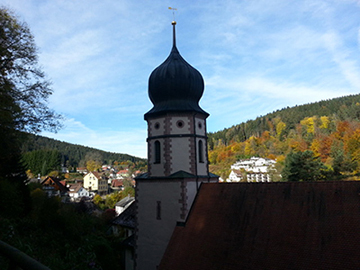
//> input picture sample-source/OPENCVBook/chapter06/image/equalize_test.jpg, 360 x 270 px
$ ./histogram_equalize   (built with g++ and OpenCV 4)
//> lines starting //> are read from the running program, lines starting //| are printed output that depends on the picture; after the words box and inside, x2 and y2 are one past the last pixel; in counts of white or black regions, pixels touching at a corner belong together
#include <opencv2/opencv.hpp>

using namespace std;
using namespace cv;


void calc_histogram(Mat &image, Mat &hist, int bins, int range_max = 256)
{
    /* 히스토그램 계급 갯수 */
    int histSize[] = {bins};
    /* 0번 채널 화소값 범위  */
    float range[] = {0, (float)range_max};
    /* 채널 목록 - 단일 채널 */
    int channels[] = {0};
    /* 모든 채널 화소 범위 */
    const float *ranges[] = {range};
    /**
     * void calcHist(const Mat *image, int nimage, const *channels, InputArray mask,
     * OutputArray hist, int dims, const int *histSize, const float **ranges, bool uniform = true, bool accumulate = false)
     * 히스토 그램을 계산한다.
     * Mat *image
     * 원본 영상 배열 - CV_8U 혹은 CV_32F형으로 크기가 같아야 한다.
     * int nimages
     * 원본 영상의 갯수
     * int *channels
     * 히스토그램 계산에 사용되는 차원 목록
     * InputArray mask
     * 특정 영여만 계산하기 위한 마스크 행렬 - 입력 영상과 같은 크기의 8비트 배열
     * OutputArray hist
     * 계산된 히스토그램이 출력되는 배열
     * int dims
     * 히스토그램의 차원 수
     * int *histSize
     * 각 차원의 히스토그램 배열 크기 - 계급(bin)의 갯수
     * float **ranges
     * 각 차원의 히스토그램의 범위
     * bool uniform
     * 히스토그램이 균일(uniform)한지를 나타내는 플래그
     * bool accumulate
     * 누적 플래그 - 여러 배열에서 단일 히스토그램을 구할 때 사용
     *
     */

    /* 단일 채널 히스토그램 계산 */
    calcHist(&image, 1, channels, Mat(), hist, 1, histSize, ranges);
}

void draw_histogram(Mat hist, Mat &hist_img, Size size = Size(256, 200))
{
    /* 그래프 행렬 */
    hist_img = Mat(size, CV_8U, Scalar(255));
    /* 한 계급 너비 */
    float bin = (float)hist_img.cols / hist.rows;
    /*
     * void normalize(InputArray src, OutputArray dst, double alpha=1, double beta=0, int norm_type=NORM_L2, int dtype=-1, InputArray mask=noArray() )
     * void normalize(const SparseMat& src, SparseMat& dst, double alpha, int normType)
     * 배열의 표준 또는 값 범위를 정규화합니다.
     * src
     * 입력 배열
     * dst
     * 입력 배열과 같은 출력 배열
     * alpha
     * 범위 정규화의 경우 정규화 할 표준 값 또는 하위 범위 경계
     * beta
     * 범위 정규화의 경우 상위 범위 경계 표준 정규화에 사용되지 않는다.
     * norm_type
     * 정규화 유헝
     * dtype
     * 음수인 경우 출력 배열의 형식은 입력 배열
     * 그렇지 않다면 입력 배열과 깊이와 채널 수가 동일 합니다. = CV_MAT_DEPTH(dtype)
     * mask
     * 옵션 작업 마스크
     *
     */
    normalize(hist, hist, 0, size.height, NORM_MINMAX);

    for(int i = 0; i < hist.rows; i++)
    {
        /* 막대 사각형 시작 x 좌표 */
        float idx1 = i *bin;
        /* 막대 사각형 종료 x좌표 */
        float idx2 = (i + 1)*bin;
        Point2f pt1 = Point2f(idx1, 0);
        Point2f pt2 = Point2f(idx2, hist.at<float>(i));

        if(pt2.y > 0)
        {
            /* 막대 그래프 그리기 */
            rectangle(hist_img, pt1, pt2, Scalar(0), -1);
        }
    }
    /**
     * void flip(InputArray src, OutputArray dst, int flipCode)
     * 입력된 2차원 배열을 수직, 수평, 양축으로 뒤집는다.
     * InputArray src
     * 입력 배열
     * OutputArray dst
     * 출력 배열
     * int flipCode
     * 배열을 뒤집는 축
     * 0 x축을 기준으로 위아래를 뒤집는다.
     * 1 y축을 기준으로 좌우를 뒤집는다.
     * -1 양축(x축, y축 모두)을 기준으로 뒤집는다.
     */
    /* x 축 기준 영상 뒤집기 */
    flip(hist_img, hist_img, 0);
}

void create_histogram(Mat img, Mat &hist, Mat &hist_img)
{
    int histSize = 256;
    int range = 256;
    /* 히스토그램 계산 */
    calc_histogram(img, hist, histSize, range);
    /* 히스토그램 그래프 그리기 */
    draw_histogram(hist, hist_img);
}

int main()
{
    /* 명암도 영상 로드 */
    Mat image = imread("../image/equalize_test.jpg", IMREAD_GRAYSCALE);
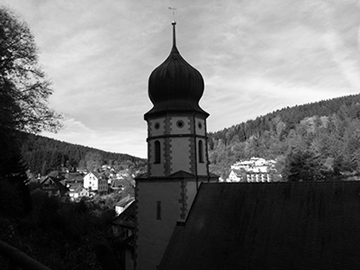
//> image: 270 rows x 360 cols, CV_8UC1; min 0, max 255, mean 109.3
    /* 예외 처리 */
    CV_Assert(!image.empty());

    Mat hist, dst1, dst2, hist_img, hist_img1, hist_img2;
    /* 히스토그램 및 그래프 그리기 */
    create_histogram(image, hist, hist_img);
//> in calc_histogram, `calcHist(&image, 1, channels, Mat(), hist, 1, histSize, ranges);`: hist = 256 values, max 1793 at index 15, min 34 at index 160, mean 379.7
//> in draw_histogram, `hist_img = Mat(size, CV_8U, Scalar(255));`: hist_img: 200 rows x 256 cols, CV_8UC1; every value is 255
//> in draw_histogram, `normalize(hist, hist, 0, size.height, NORM_MINMAX);`: hist = 256 values, max 200 at index 15, min 0 at index 160, mean 39.31
//> the loop in draw_histogram, `for(int i = 0; i < hist.rows; i++)` made 256 passes
//> pt2 on passes 1 to 3: Point(1, 9.89), Point(2, 32.97), Point(3, 73.79)
//> after the loop in draw_histogram, `for(int i = 0; i < hist.rows; i++)`:
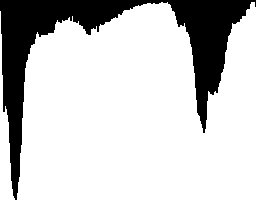
//> hist_img: 200 rows x 256 cols, CV_8UC1; 78.9% white; 1 black region, box (x1, y1, x2, y2) and area: (0, 0, 256, 200) 10786
//> in draw_histogram, `flip(hist_img, hist_img, 0);`:
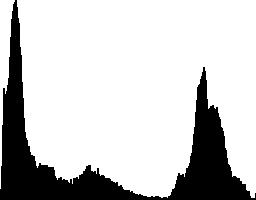
//> hist_img: 200 rows x 256 cols, CV_8UC1; 78.9% white; 1 black region, box (x1, y1, x2, y2) and area: (0, 0, 256, 200) 10786
    /* 히스토그램 누적 합 계산 */
    Mat accum_hist = Mat(hist.size(), hist.type(), Scalar(0));
//> accum_hist = 256 values from 0 to 0
    accum_hist.at<float>(0) = hist.at<float>(0);
//> accum_hist = 256 values, max 9.89 at index 0, min 0 at index 1, mean 0.0386

    for(int i = 0; i < hist.rows; i++)
    {
        accum_hist.at<float>(i) = accum_hist.at<float>(i - 1) + hist.at<float>(i);
    }
//> after the loop, accum_hist = 256 values from 9.89 to 10062.1
    /* 히스토그램 누적 합 계산 */
    accum_hist /= sum(hist)[0];
//> accum_hist = 256 values from 0.000983 to 1
    accum_hist *= 255;
//> accum_hist = 256 values from 0.251 to 255
    dst1 = Mat(image.size(), CV_8U);
    for(int i = 0; i < image.rows; i++)
    {
        for(int j = 0; j < image.cols; j++)
        {
            int idx = image.at<uchar>(i, j);
            dst1.at<uchar>(i, j) = (uchar)accum_hist.at<float>(idx);
        }
    }
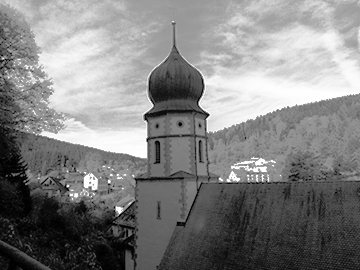
//> dst1: 270 rows x 360 cols, CV_8UC1; min 0, max 254, mean 129.8

    /* 누접합의 계산 */
    //normalize(accum_hist, accum_hist, 0, 255, NORM_MINMAX);
    //accum_hist.convertTo(accum_hist, CV_8U);
    /* 룩업 테이블 적용 */
    //LUT(image, accum_hist, dst1);

    /**
     * void equalizeHist(InputArray src, OutputArray dst)
     * 영상을 조정하는 함수
     * 평활화 결과 화소값 = [입력 화소의 정규화 누적합 * 최대 화소값]
     * InputArray src
     * 입력 영상
     * OutputArray dst
     * 출력 영상
     *
     */

    /* OpenCV 히스토그램 누적합 평탄화 */
    equalizeHist(image, dst2);
    /* 히스토그램 및 그래프 그리기 */
    create_histogram(dst1, hist, hist_img1);
//> call 2 of draw_histogram, with size = Size(256, 200)
//> in draw_histogram (call 2), `normalize(hist, hist, 0, size.height, NORM_MINMAX);`: hist = 256 values, max 200 at index 51, min 0 at index 3, mean 42.35
//> the loop in draw_histogram (call 2), `for(int i = 0; i < hist.rows; i++)` made 256 passes
//> pt2 on passes 1 to 3: Point(1, 13.5), Point(2, 36.14), Point(3, 76.19)
//> after the loop in draw_histogram (call 2), `for(int i = 0; i < hist.rows; i++)`:
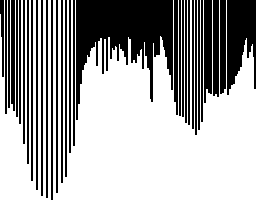
//> hist_img: 200 rows x 256 cols, CV_8UC1; 65% white; 32 black regions, largest, box (x1, y1, x2, y2) and area: (76, 0, 173, 120) 5822, (227, 0, 256, 95) 1983, (204, 0, 212, 103) 758
//> in draw_histogram (call 2), `flip(hist_img, hist_img, 0);`: hist_img: 200 rows x 256 cols, CV_8UC1; 65% white; 32 black regions, largest, box (x1, y1, x2, y2) and area: (76, 80, 173, 200) 5822, (227, 105, 256, 200) 1983, (204, 97, 212, 200) 758
    create_histogram(dst2, hist, hist_img2);
//> call 3 of draw_histogram, with size = Size(256, 200)
//> after the loop in draw_histogram (call 3), `for(int i = 0; i < hist.rows; i++)`:
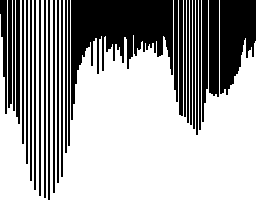
//> hist_img: 200 rows x 256 cols, CV_8UC1; 65% white; 28 black regions, largest, box (x1, y1, x2, y2) and area: (71, 0, 173, 120) 5614, (220, 0, 256, 95) 2505, (209, 0, 219, 97) 948
//> in draw_histogram (call 3), `flip(hist_img, hist_img, 0);`:
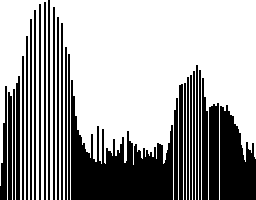
//> hist_img: 200 rows x 256 cols, CV_8UC1; 65% white; 28 black regions, largest, box (x1, y1, x2, y2) and area: (71, 80, 173, 200) 5614, (220, 105, 256, 200) 2505, (209, 103, 219, 200) 948

    imshow("image", image);
    imshow("img_hist", hist_img);
    imshow("dst1-User", dst1);
    imshow("User_hist", hist_img1);
    imshow("dst2-OpenCV", dst2);
    imshow("OpenCV_hist", hist_img2);

    waitKey();

    return 0;
}

$ run again, with sample-source/OPENCVBook/chapter06/image/color_space.jpg copied over sample-source/OPENCVBook/chapter06/image/equalize_test.jpg
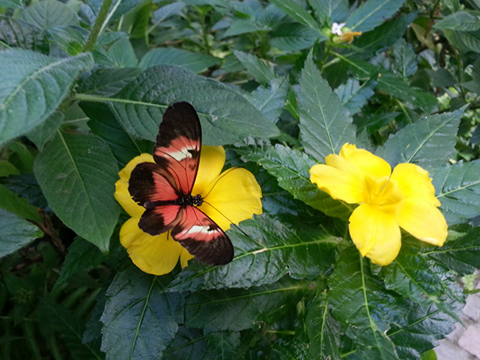
//> input picture sample-source/OPENCVBook/chapter06/image/color_space.jpg, 480 x 360 px
//> in calc_histogram, `calcHist(&image, 1, channels, Mat(), hist, 1, histSize, ranges);`: hist = 256 values, max 1519 at index 67, min 0 at index 252, mean 675
//> in draw_histogram, `normalize(hist, hist, 0, size.height, NORM_MINMAX);`: hist = 256 values, max 200 at index 67, min 0 at index 252, mean 88.87
//> the loop in draw_histogram, `for(int i = 0; i < hist.rows; i++)` made 256 passes
//> pt2 on passes 1 to 3: Point(1, 4.48), Point(2, 8.03), Point(3, 10.53)
//> `accum_hist.at<float>(0) = hist.at<float>(0);`: accum_hist = 256 values, max 4.48 at index 0, min 0 at index 1, mean 0.0175
//> after the loop `for(int i = 0; i < hist.rows; i++)`: accum_hist = 256 values from 4.48 to 22751.8
//> `accum_hist /= sum(hist)[0];`: accum_hist = 256 values from 0.000197 to 1
//> `accum_hist *= 255;`: accum_hist = 256 values from 0.0502 to 255
//> after the loop `for(int i = 0; i < image.rows; i++)`:
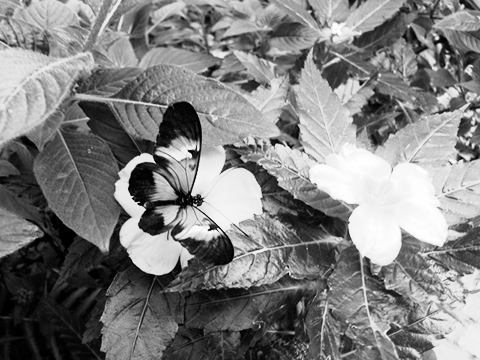
//> dst1: 360 rows x 480 cols, CV_8UC1; min 0, max 254, mean 127.8
//> the loop in draw_histogram (call 2), `for(int i = 0; i < hist.rows; i++)` made 256 passes
//> pt2 on passes 1 to 3: Point(1, 85.45), Point(2, 62.8), Point(3, 92.69)
//> in draw_histogram (call 3), `flip(hist_img, hist_img, 0);`:
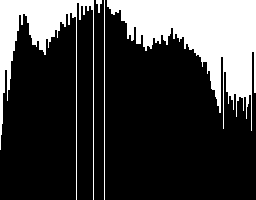
//> hist_img: 200 rows x 256 cols, CV_8UC1; 24.4% white; 4 white regions, box (x1, y1, x2, y2) and area: (107, 0, 256, 131) 8428, (0, 0, 94, 200) 3820, (104, 0, 105, 200) 200, (96, 0, 102, 13) 42
